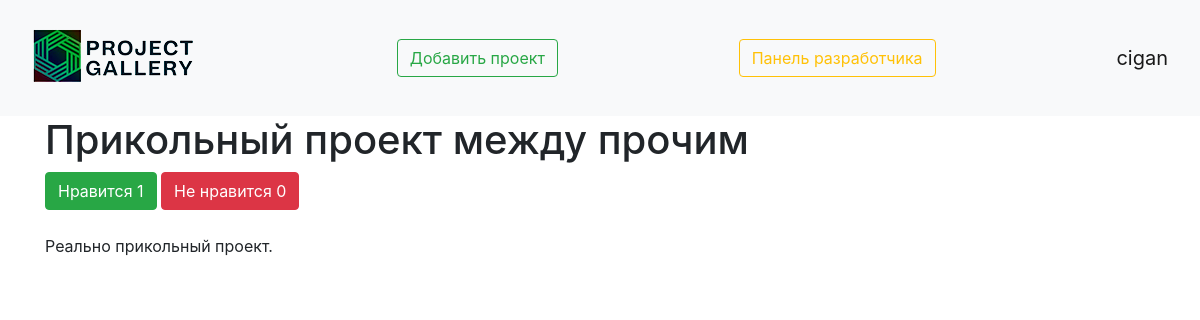
Page /viewing_project/8 (signed in) on the committed database.
### data/user.py (models this page shows, shortened)
class User(SqlAlchemyBase, UserMixin, SerializerMixin):
    __tablename__ = 'users'
    id = sqlalchemy.Column(sqlalchemy.Integer,
                           primary_key=True, autoincrement=True)
    name = sqlalchemy.Column(sqlalchemy.String, nullable=True)
    about = sqlalchemy.Column(sqlalchemy.String, nullable=True)
    email = sqlalchemy.Column(sqlalchemy.String,
                              index=True, unique=True, nullable=True)
    hashed_password = sqlalchemy.Column(sqlalchemy.String, nullable=True)
    created_date = sqlalchemy.Column(sqlalchemy.DateTime,
                                     default=datetime.datetime.now)
    is_developer = sqlalchemy.Column(sqlalchemy.Boolean, nullable=True, default=False)
    projects = orm.relation("Projects", back_populates='user')
    likes = sqlalchemy.Column(sqlalchemy.Integer)
    dislikes = sqlalchemy.Column(sqlalchemy.Integer)

### data/projects.py (models this page shows)
class Projects(SqlAlchemyBase, SerializerMixin):
    __tablename__ = 'projects'
    id = sqlalchemy.Column(sqlalchemy.Integer,
                           primary_key=True, autoincrement=True)
    title = sqlalchemy.Column(sqlalchemy.String, nullable=True)
    content = sqlalchemy.Column(sqlalchemy.String, nullable=True)
    created_date = sqlalchemy.Column(sqlalchemy.DateTime,
                                     default=datetime.datetime.now)
    is_private = sqlalchemy.Column(sqlalchemy.Boolean, default=True)
    is_confirmed = sqlalchemy.Column(sqlalchemy.Boolean, nullable=True, default=False)
    is_deleted = sqlalchemy.Column(sqlalchemy.Boolean, nullable=True, default=False)
    image = sqlalchemy.Column()
    like = sqlalchemy.Column(sqlalchemy.Integer, default=0)
    dislike = sqlalchemy.Column(sqlalchemy.Integer, default=0)
    user_id = sqlalchemy.Column(sqlalchemy.Integer,
                                sqlalchemy.ForeignKey("users.id"))
    user = orm.relation('User')

### main.py (the view)
@app.route('/viewing_project/<int:id>', methods=['GET', 'POST'])
@login_required
def viewing_project(id):
    db_sess = db_session.create_session()
    projects = db_sess.query(Projects).filter(Projects.id == id).first()
    return render_template("viewing_project.html", projects=projects)

### data/db_session.py (called while the page is built)
def create_session() -> Session:
    global __factory
    return __factory()

### main.py (called while the page is built)
@login_manager.user_loader
def load_user(user_id):
    db_sess = db_session.create_session()
    return db_sess.query(User).get(user_id)

### templates/viewing_project.html (shortened to what this page needs)
{% extends "base.html" %}
{% block content %}
<h1>{{ projects.title }}</h1>
<div>
    <a href="/like_projects/{{ projects.id }}" class="btn btn-success">
        Нравится {{ projects.like }}
    </a>
    <a href="/dislike_projects/{{ projects.id }}" class="btn btn-danger">
        Не нравится {{ projects.dislike }}
    </a>
</div><br>
<p>{{ projects.content }}</p>
{% endblock %}

### templates/base.html (shortened to what this page needs)
<!doctype html>
<html lang="en">
<head>
    <link rel="stylesheet"
          href="https://stackpath.bootstrapcdn.com/bootstrap/4.4.1/css/bootstrap.min.css"
>
    <link rel="stylesheet" href="static/css/base.css">
</head>
<body>
<header>
    <nav class="navbar navbar-light bg-light">
        <a href="/"><img src="/static/img/small_logo2.png" alt="здесь должна была быть картинка, но не нашлась"></a>
        <a href="/projects" class="btn btn-outline-success">Добавить проект</a>
        {% if current_user.is_developer %}
        <a href="/developer_panel" class="btn btn-outline-warning">
            Панель разработчика
        </a>
        {% endif %}
        {% if current_user.is_authenticated %}
    <a class="navbar-brand" href="/user_profile">{{ current_user.name }}</a>
{% else %}
    <p>
        <a class="btn btn-primary " href="/register">Зарегистрироваться</a>
        <a class="btn btn-success" href="/login">Войти</a>
    </p>
{% endif %}
    </nav>
</header>
<main role="main" class="container">
    {% block content %}{% endblock %}
</main>
</body>
</html>

### static/css/base.css (style rules this page uses)
header { position: sticky; top: 0; }

### rows in the picture
User: name "cigan"
Projects: title "Прикольный проект между прочим", like "1", dislike "0", content "Реально прикольный проект."
